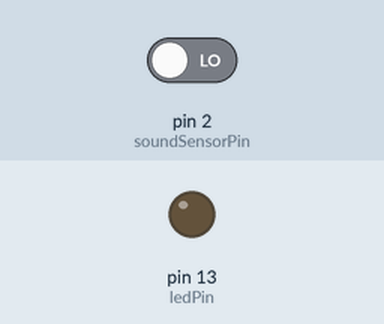
This sketch was run on a simulated Arduino Uno, built with avr-gcc and run on an emulated ATmega328P. On the bench: output pins drawn as LEDs (lit = HIGH). The inputs (shaded band) are chosen by the test bench; at power-on: pin 2 (soundSensorPin) LOW. What the sketch prints to the serial monitor is not drawn.

Above: at 1.2 s.
1.3 s: pin 2 (soundSensorPin) driven HIGH
At 2.0 s:
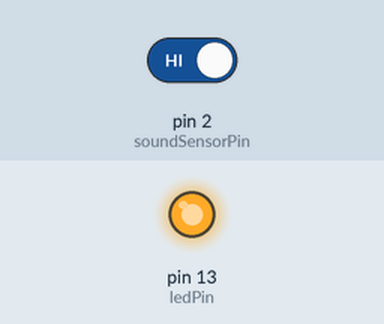
2.8 s: pin 2 (soundSensorPin) driven LOW
At 3.3 s:
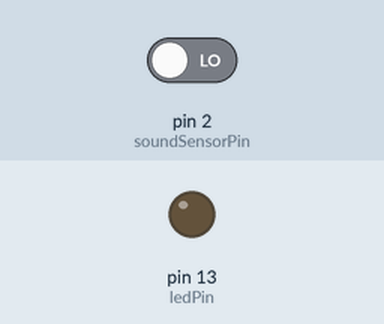
Timing chart, 0 to 5.8 s (numbered marks = the images above; inputs shaded):
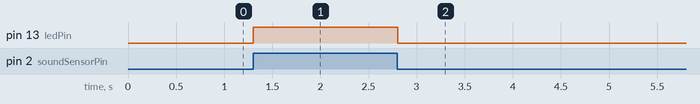

Measured:
- after the input at 1.3 s, pin 13 (ledPin): LOW → HIGH at once
- after the input at 2.8 s, pin 13 (ledPin): HIGH → LOW at once

The sketch:

sound_sensor.ino
```cpp
// Day 6: Sound Sensor – Sound Detection
// Turns on LED when sound is detected using digital output pin of the sound sensor

// Pin Definitions
const int soundSensorPin = 2;  // Digital output from sound sensor
const int ledPin = 13;         // Built-in LED on most Arduino boards

void setup() {
  pinMode(soundSensorPin, INPUT);  // Set sensor pin as input
  pinMode(ledPin, OUTPUT);         // Set LED pin as output
  Serial.begin(9600);              // Start serial communication
  Serial.println("Sound Sensor Initialized...");
}

void loop() {
  int soundState = digitalRead(soundSensorPin);  // Read sensor

  if (soundState == HIGH) {
    digitalWrite(ledPin, HIGH);   // Turn LED ON
    Serial.println("🔊 Sound detected!");
  } else {
    digitalWrite(ledPin, LOW);    // Turn LED OFF
  }

  delay(100);  // Short delay to debounce
}
```
